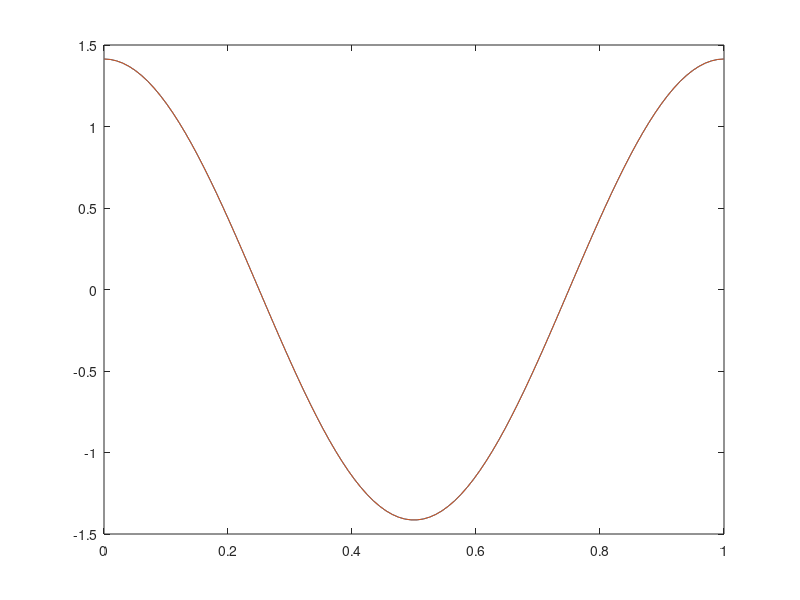
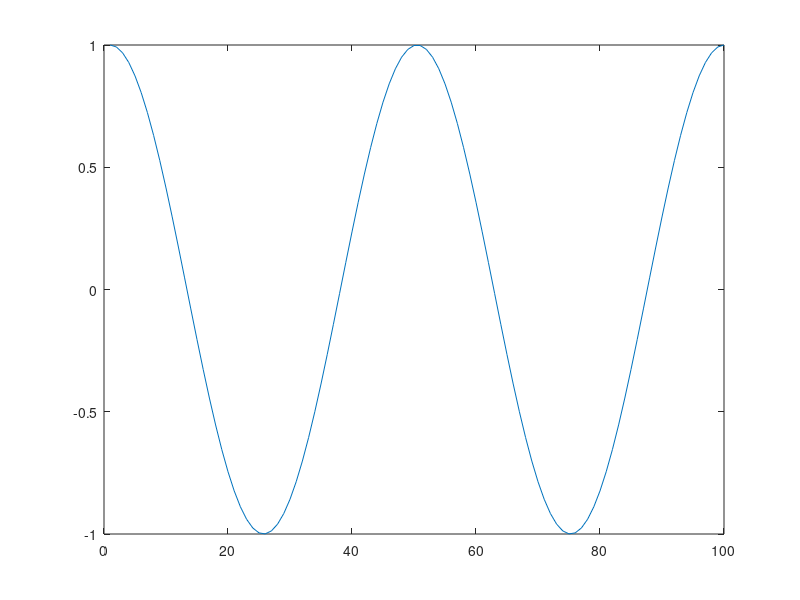
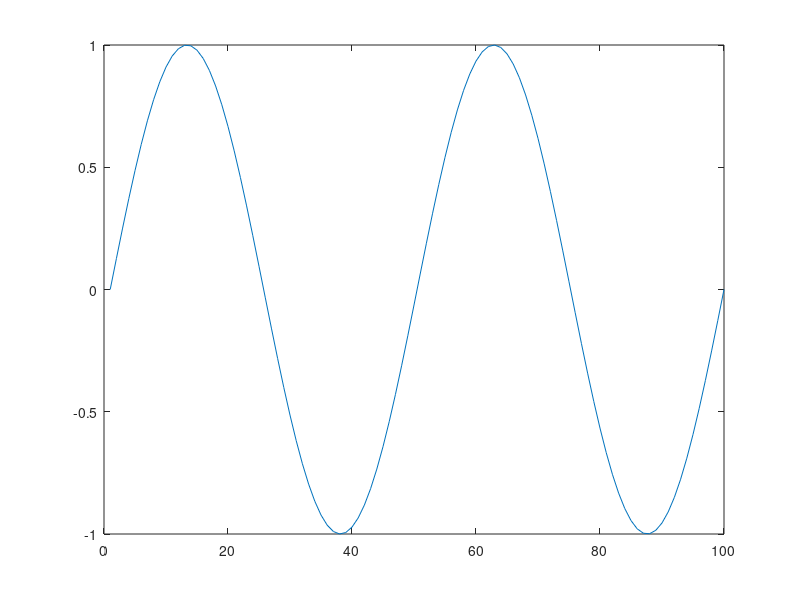

The MATLAB source for these figures, in order:
T=1;
t=linspace(0,T,100);
z=sqrt(2/T)*cos(((2*pi)/T)*(1*t));
x=sqrt(2/T)*cos(((2*pi)/T)*(1*t));
dt=t(2)-t(1);
p=dt*sum(z(1:end-1)*x(1:end-1)')
figure(1)
plot(t,z,t,x)

z1=1/(sqrt(T))*exp(i*((2*pi)/T)*2*t);
z2=1/(sqrt(T))*exp(i*((2*pi)/T)*t);
p2=dt*sum(z1(1:end-1)*conj(z2(1:end-1)'))
figure(2)
plot(real(z1))
figure(3)
plot(imag(z1)) 
